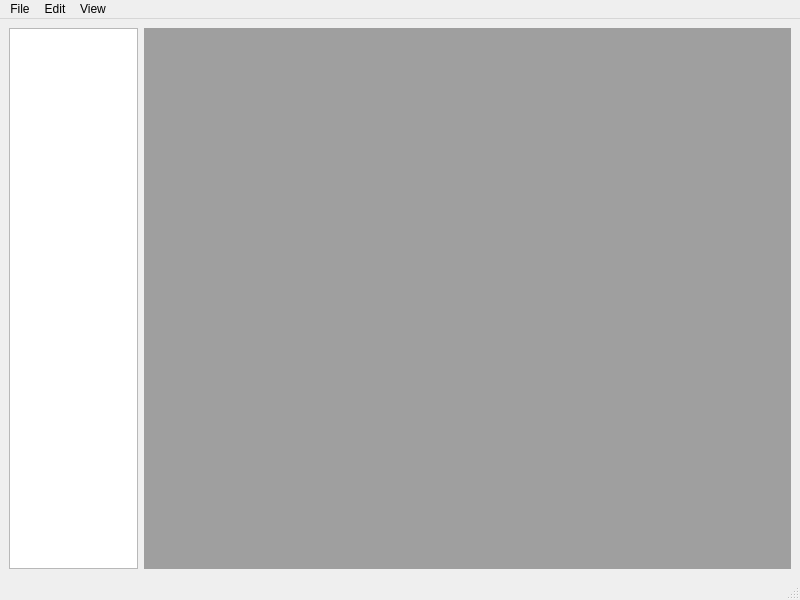
<?xml version="1.0" encoding="UTF-8"?>
<ui version="4.0">
 <class>MedeaWindow</class>
 <widget class="QMainWindow" name="MedeaWindow">
  <property name="geometry">
   <rect>
    <x>0</x>
    <y>0</y>
    <width>800</width>
    <height>600</height>
   </rect>
  </property>
  <property name="windowTitle">
   <string>MainWindow</string>
  </property>
  <widget class="QWidget" name="centralwidget">
   <layout class="QHBoxLayout" name="horizontalLayout" stretch="1,5">
    <item>
     <layout class="QVBoxLayout" name="verticalLayout">
      <item>
       <widget class="QTableView" name="attributeTable"/>
      </item>
     </layout>
    </item>
    <item>
     <widget class="QMdiArea" name="mdiArea">
      <property name="viewMode">
       <enum>QMdiArea::TabbedView</enum>
      </property>
      <property name="tabsClosable">
       <bool>true</bool>
      </property>
      <property name="tabsMovable">
       <bool>true</bool>
      </property>
     </widget>
    </item>
   </layout>
  </widget>
  <widget class="QMenuBar" name="menubar">
   <property name="geometry">
    <rect>
     <x>0</x>
     <y>0</y>
     <width>800</width>
     <height>21</height>
    </rect>
   </property>
   <widget class="QMenu" name="menuFile">
    <property name="title">
     <string>File</string>
    </property>
    <addaction name="actionNew_Project"/>
    <addaction name="actionImport_GraphML"/>
    <addaction name="actionExport_GraphML"/>
   </widget>
   <widget class="QMenu" name="menuView">
    <property name="title">
     <string>View</string>
    </property>
    <addaction name="actionTile"/>
    <addaction name="actionCascade"/>
    <addaction name="actionClose_All"/>
    <addaction name="actionMaximize"/>
   </widget>
   <widget class="QMenu" name="menuEdit">
    <property name="title">
     <string>Edit</string>
    </property>
    <addaction name="actionUndo"/>
    <addaction name="actionRedo"/>
    <addaction name="separator"/>
    <addaction name="actionCut"/>
    <addaction name="actionCopy"/>
    <addaction name="actionPaste"/>
   </widget>
   <addaction name="menuFile"/>
   <addaction name="menuEdit"/>
   <addaction name="menuView"/>
  </widget>
  <widget class="QStatusBar" name="statusbar"/>
  <action name="actionImport_GraphML">
   <property name="text">
    <string>Import GraphML</string>
   </property>
   <property name="shortcut">
    <string>Ctrl+I</string>
   </property>
  </action>
  <action name="actionNew_Project">
   <property name="text">
    <string>New Project</string>
   </property>
   <property name="shortcut">
    <string>Ctrl+N</string>
   </property>
  </action>
  <action name="actionTile">
   <property name="text">
    <string>Tile</string>
   </property>
  </action>
  <action name="actionCascade">
   <property name="text">
    <string>Cascade</string>
   </property>
  </action>
  <action name="actionClose_All">
   <property name="text">
    <string>Close All</string>
   </property>
  </action>
  <action name="actionMaximize">
   <property name="text">
    <string>Maximize</string>
   </property>
  </action>
  <action name="actionCopy">
   <property name="text">
    <string>Copy</string>
   </property>
   <property name="shortcut">
    <string>Ctrl+C</string>
   </property>
  </action>
  <action name="actionCut">
   <property name="text">
    <string>Cut</string>
   </property>
   <property name="shortcut">
    <string>Ctrl+X</string>
   </property>
  </action>
  <action name="actionPaste">
   <property name="text">
    <string>Paste</string>
   </property>
   <property name="shortcut">
    <string>Ctrl+V</string>
   </property>
  </action>
  <action name="actionUndo">
   <property name="text">
    <string>Undo</string>
   </property>
   <property name="shortcut">
    <string>Ctrl+Z</string>
   </property>
  </action>
  <action name="actionRedo">
   <property name="text">
    <string>Redo</string>
   </property>
   <property name="shortcut">
    <string>Ctrl+Y</string>
   </property>
  </action>
  <action name="actionExport_GraphML">
   <property name="text">
    <string>Export GraphML</string>
   </property>
  </action>
 </widget>
 <resources/>
 <connections/>
</ui>
